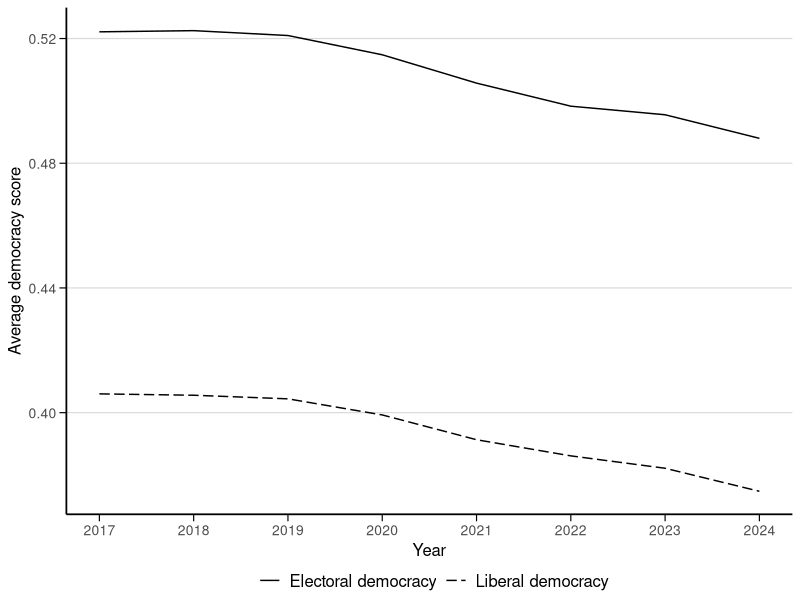

Write the R code that produced this figure. (Note: this script raises an error after producing the figure.)
# SETWD ===========================
rm(list = ls())

# LIBRARIES ===========================
library(tidyverse)
library(ggplot2)

# IMPORT DATA ===========================
full_panel <- read.csv("data/full_panel.csv")

# CREATE FIGURE  ===========================
temp <- full_panel %>%
  filter(!is.na(polyarchy),
         !is.na(libdem),
         year > 2016)

avgs <- temp %>%
  group_by(year) %>%
  summarise(
    polyarchy = mean(polyarchy),
    libdem = mean(libdem),
    .groups = "drop"
  ) %>%
  pivot_longer(c(polyarchy, libdem)
  )

# Build the plot
figure_2 <- ggplot(avgs, aes(x = year, y = value, linetype = name)) +
  geom_line(color = "black", linewidth = 0.5) +
  xlab("Year") +
  ylab("Average democracy score") +
  scale_x_continuous(
    breaks = seq(min(avgs$year), max(avgs$year), by = 1)
  ) +
  scale_linetype_manual(
    name   = "",
    values = c(polyarchy = "solid", libdem = "longdash"),
    labels = c(polyarchy = "Electoral democracy",
               libdem    = "Liberal democracy"),
    breaks = c("polyarchy", "libdem")
  ) +
  theme_bw() +
  theme(
    legend.position = "bottom",
    legend.direction = "horizontal",
    legend.text = element_text(size = 12),
    legend.title = element_text(size = 12),

    panel.border = element_blank(),
    panel.grid.major.x = element_blank(),
    panel.grid.minor.x = element_blank(),
    panel.grid.minor.y = element_blank(),
    panel.grid.major.y = element_line(color = "grey85", linewidth = 0.4),

    axis.title.x = element_text(size = 12),
    axis.title.y = element_text(size = 12),
    axis.text.x = element_text(size = 10),
    axis.text.y = element_text(size = 10),
    axis.line = element_line(color = "black", linewidth = 0.6),
    axis.ticks = element_line(color = "black", linewidth = 0.4),
    axis.ticks.length = unit(5, "pt"),
    plot.margin = margin(5.5, 5.5, 5.5, 5.5),

    legend.margin = margin(t = -5)
  )

ggsave("figures/figure_2.pdf", plot = figure_2, device = cairo_pdf)
